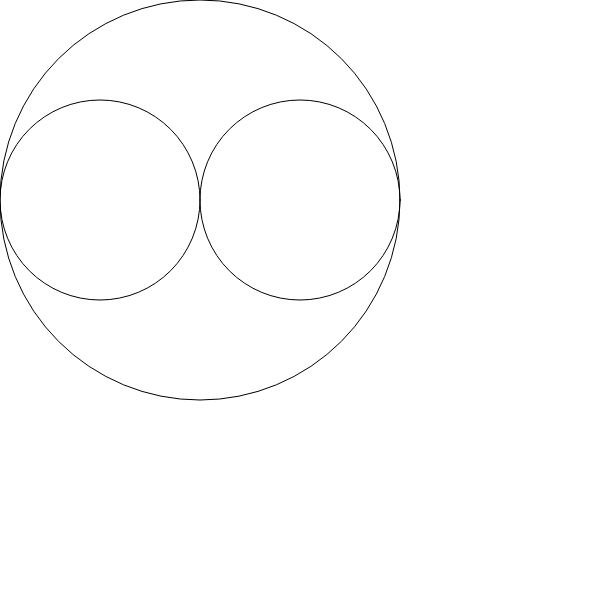
Frame 1 (no input)
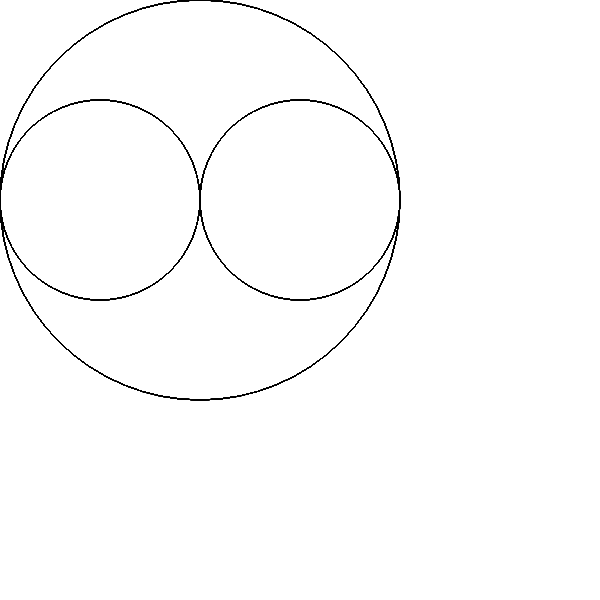
Frame 60 (no input)
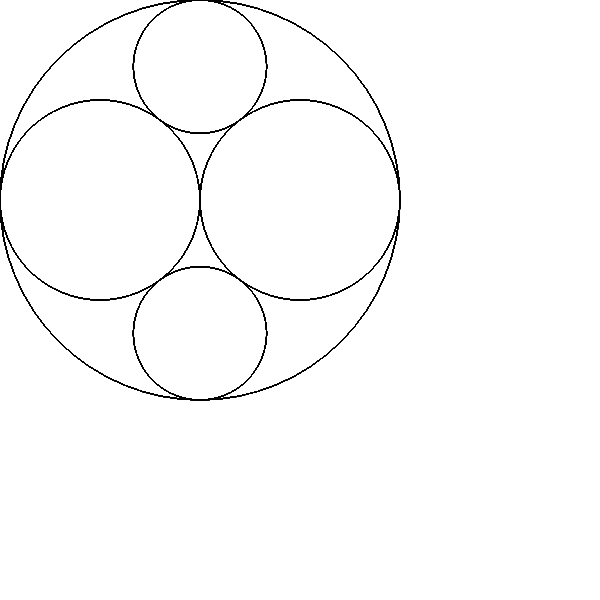
Frame 120 (the mouse pressed at the canvas centre since frame 60)

The p5.js sketch that drew these frames (run headless with seeded random() and noise() and a simulated clock; from frame 60 on, the mouse is pressed at the canvas centre):

// p5.js sketch
// ── sketch.js
// @ts-nocheck
/// <reference path="./node_modules/@types/p5/global.d.ts" />
const allCircles = [];
let queue = []
const epsilon = 0.1

let qwe = 0;

function mousePressed() {
    let nextQueue = []
    for (let triplet of queue) {
        const possibleCircles = triplet.calculatePosiibleBends().calculatePossibleCircles().getPosiibleCircles()
        for(let newCircle of possibleCircles) {
            if(triplet.validateCircle(newCircle, allCircles)) {
                allCircles.push(newCircle)
                let t1 = new Triplet(triplet.c1,triplet.c2,newCircle)
                let t2 = new Triplet(triplet.c1,triplet.c3,newCircle)
                let t3 = new Triplet(triplet.c2,triplet.c3,newCircle)
                nextQueue = nextQueue.concat([t1,t2,t3])
            }
        }
    }
    
    queue = nextQueue

}

function setup() {
    createCanvas(600, 600);

    let c1 = new Circle(-1/200, 200, 200)
    let c2 = new Circle(1/100, 100, 200)
    let c3 = new Circle(1/100, 300, 200)

    allCircles.push(c1)
    allCircles.push(c2)
    allCircles.push(c3)

    queue.push(new Triplet(c1,c2,c3))
}

function draw() {
    allCircles.forEach((circleItem) => {
        circleItem.show()
    })
}
// ── circle.js
// @ts-nocheck
/// <reference path="./node_modules/@types/p5/global.d.ts" />
class Circle {

    constructor(bend, x, y) {
        this.center = new Complex(x, y)
        this.bend = bend;
        this.radius = abs(1 / this.bend)
    }

    show() {
        stroke(0)
        noFill()
        circle(this.center.a, this.center.b, (this.radius * 2))
    }
    dist(other) {
        return dist(this.center.a, this.center.b, other.center.a, other.center.b)
    }
    isTangent(c2) {
        let d = this.dist(c2)
        let r1 = this.radius
        let r2 = c2.radius
    
        let a = abs(d-(r1+r2)) < epsilon
        let b = abs(d-abs(r2-r1)) < epsilon
    
        return (a || b)
    }
}
// ── complex.js
// @ts-nocheck
/// <reference path="./node_modules/@types/p5/global.d.ts" />
class Complex {
    constructor(a, b) {
        this.a = a
        this.b = b
    }

    add(other) {
        return new Complex(this.a + other.a, this.b + other.b)
    }
    sub(other) {
        return new Complex(this.a - other.a, this.b - other.b)
    }
    scale(value) {
        return new Complex(this.a * value, this.b * value)
    }
    multiply(other) {
        let a = this.a * other.a - this.b * other.b
        let b = this.a * other.b + other.a * this.b 
        return new Complex(a, b)
    }
    sqrt() {
        let m = sqrt(this.a * this.a + this.b * this.b)
        let angle = atan2(this.b, this.a)
        m = sqrt(m)
        angle = angle / 2;
        return new Complex(m * cos(angle), m * sin(angle))
    }
}
// ── triplet.js
// @ts-nocheck
/// <reference path="./node_modules/@types/p5/global.d.ts" />
class Triplet {
    constructor(c1,c2,c3) {
        this.c1 = c1;
        this.c2 = c2;
        this.c3 = c3;
        this.possibleTangentCirclesBends = null;
        this.possibleCircles = null;
    }

    getPosiibleCircles() {
        return this.possibleCircles
    }

    calculatePosiibleBends() {
        const k1 = this.c1.bend
        const k2 = this.c2.bend
        const k3 = this.c3.bend
        const sum = k1 + k2 + k3
        const product = abs(k1 * k2 + k2 * k3 + k1 * k3)
        const root = 2 * sqrt(product)

        this.possibleTangentCirclesBends = [sum + root, sum - root]

        return this;
    }

    calculatePossibleCircles() {
        const k1 = this.c1.bend
        const k2 = this.c2.bend
        const k3 = this.c3.bend

        const [firstPossibleBend, secondPossibleBend] = this.possibleTangentCirclesBends;

        let z1 = this.c1.center
        let z2 = this.c2.center
        let z3 = this.c3.center

        let zk1 = z1.scale(k1)
        let zk2 = z2.scale(k2)
        let zk3 = z3.scale(k3)
        let sum = zk1.add(zk2).add(zk3)

        let  root = zk1.multiply(zk2).add(zk2.multiply(zk3)).add(zk1.multiply(zk3))
        root = root.sqrt().scale(2)

        let center1 = sum.add(root).scale(1/firstPossibleBend)
        let center2 = sum.sub(root).scale(1/firstPossibleBend)
        let center3 = sum.add(root).scale(1/secondPossibleBend)
        let center4 = sum.sub(root).scale(1/secondPossibleBend)

        this.possibleCircles = [
            new Circle(firstPossibleBend, center1.a, center1.b),
            new Circle(firstPossibleBend, center2.a, center2.b),
            new Circle(secondPossibleBend, center3.a, center3.b),
            new Circle(secondPossibleBend, center4.a, center4.b),
        ]

        return this;
    }

    validateCircle(newCircle, allCircles) {
        if(newCircle.radius < 2){
            return false
        }
        const isCircleDublicate = allCircles.some((circleItem) => {
            let d = dist(newCircle.center.a, newCircle.center.b, circleItem.center.a, circleItem.center.b)
            let radiusDiff = abs(newCircle.radius - circleItem.radius);
            if(d < epsilon && radiusDiff < epsilon) {
                return true;
            }
        })
   
        if(isCircleDublicate) {
            return false
        }
   
        const isTagent = [this.c1,this.c2,this.c3].every((circleItem) => {
            return newCircle.isTangent(circleItem)
        })
   
       if(!isTagent) return false
   
       return true
    }
}
